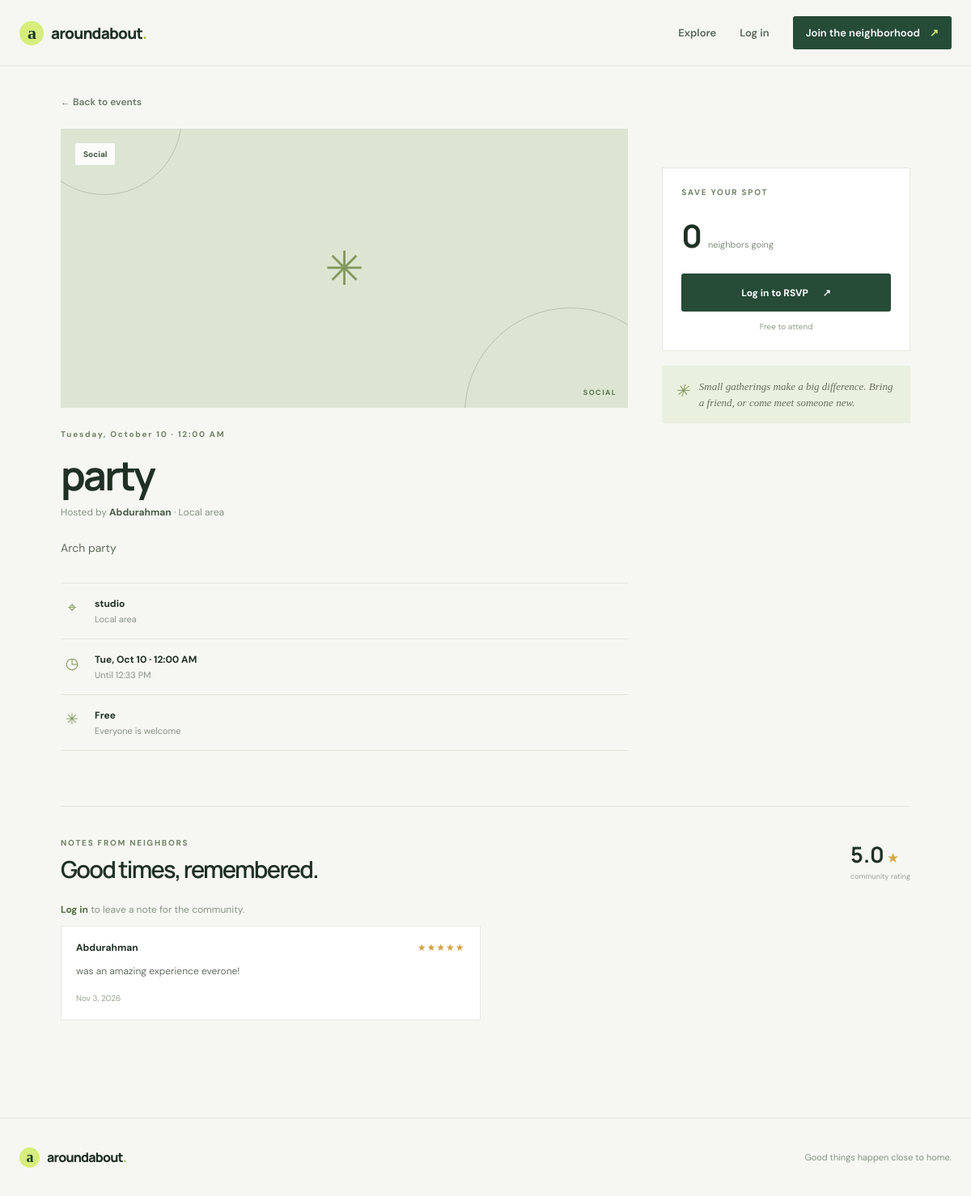
The page /events/party/ on the database its author committed.
### events/models.py (models this page shows, shortened)
class Event(models.Model):
    class Category(models.TextChoices):
        ARTS = "arts", "Arts & culture"
        FOOD = "food", "Food & drink"
        MUSIC = "music", "Music"
        OUTDOORS = "outdoors", "Outdoors"
        SOCIAL = "social", "Social"
        TECH = "tech", "Technology"
        WELLNESS = "wellness", "Wellness"
        OTHER = "other", "Other"
    class Status(models.TextChoices):
        DRAFT = "draft", "Draft"
        PUBLISHED = "published", "Published"
    organizer = models.ForeignKey(
        settings.AUTH_USER_MODEL,
        on_delete=models.CASCADE,
        related_name="organized_events",
    )
    title = models.CharField(max_length=140)
    slug = models.SlugField(max_length=160, unique=True)
    category = models.CharField(max_length=20, choices=Category.choices, default=Category.SOCIAL)
    description = models.TextField()
    venue = models.CharField(max_length=180)
    address = models.CharField(max_length=240, blank=True)
    city = models.CharField(max_length=100, default="Local area")
    starts_at = models.DateTimeField(db_index=True)
    ends_at = models.DateTimeField()
    capacity = models.PositiveIntegerField(null=True, blank=True)
    price = models.DecimalField(max_digits=8, decimal_places=2, default=0, validators=[MinValueValidator(0)])
    image = models.ImageField(upload_to="events/", blank=True)
    status = models.CharField(max_length=12, choices=Status.choices, default=Status.PUBLISHED)
    created_at = models.DateTimeField(auto_now_add=True)
    updated_at = models.DateTimeField(auto_now=True)
    class Meta:
        ordering = ["starts_at"]
        indexes = [models.Index(fields=["status", "starts_at"])]

class Review(models.Model):
    event = models.ForeignKey(Event, on_delete=models.CASCADE, related_name="reviews")
    author = models.ForeignKey(settings.AUTH_USER_MODEL, on_delete=models.CASCADE, related_name="event_reviews")
    rating = models.PositiveSmallIntegerField(validators=[MinValueValidator(1), MaxValueValidator(5)])
    body = models.TextField(max_length=1200)
    created_at = models.DateTimeField(auto_now_add=True)
    class Meta:
        constraints = [
            models.UniqueConstraint(fields=["event", "author"], name="unique_event_review_per_author"),
            models.CheckConstraint(condition=models.Q(rating__gte=1, rating__lte=5), name="review_rating_between_1_and_5"),
        ]
        ordering = ["-created_at"]

### events/views.py (the view)
# urls.py: path("events/<slug:slug>/", views.EventDetailView.as_view(), name="event_detail"),
class EventDetailView(DetailView):
    model = Event
    template_name = "events/detail.html"
    context_object_name = "event"
    slug_field = "slug"
    slug_url_kwarg = "slug"
    def get_queryset(self):
        queryset = Event.objects.select_related("organizer").prefetch_related("reviews__author", "rsvps")
        if self.request.user.is_staff:
            return queryset
        if self.request.user.is_authenticated:
            return queryset.filter(Q(status=Event.Status.PUBLISHED) | Q(organizer=self.request.user))
        return queryset.filter(status=Event.Status.PUBLISHED)
    def get_context_data(self, **kwargs):
        context = super().get_context_data(**kwargs)
        event = self.object
        context["reviews"] = event.reviews.select_related("author").all()
        context["going_count"] = event.rsvps.filter(status=RSVP.Status.CONFIRMED).count()
        context["already_going"] = self.request.user.is_authenticated and event.rsvps.filter(
            user=self.request.user, status=RSVP.Status.CONFIRMED
        ).exists()
        context["has_reviewed"] = self.request.user.is_authenticated and event.reviews.filter(
            author=self.request.user
        ).exists()
        context["average_rating"] = event.reviews.aggregate(value=Avg("rating"))["value"]
        context["can_review"] = event.ends_at <= timezone.now()
        context["spots_left"] = max(event.capacity - context["going_count"], 0) if event.capacity else None
        return context

### templates/events/detail.html (shortened to what this page needs)
{% extends "base.html" %}
{% block content %}
<section class="detail-wrap">
  <a class="back-link" href="{% url 'home' %}#discover">← Back to events</a>
  <div class="detail-layout">
    <article class="detail-main">
      <div class="detail-cover">
        {% if event.image %}<img src="{{ event.image.url }}" alt="">{% else %}<div class="event-image-placeholder detail-placeholder"><span class="placeholder-spark">✳</span><span class="placeholder-word">{{ event.get_category_display|upper }}</span></div>{% endif %}
        <span class="category-pill">{{ event.get_category_display }}</span>
      </div>
      <div class="detail-copy">
        <div class="eyebrow">{{ event.starts_at|date:"l, F j" }} <span>·</span> {{ event.starts_at|date:"g:i A" }}</div>
        <h1>{{ event.title }}</h1>
        <div class="detail-organizer">Hosted by <strong>{{ event.organizer.get_full_name|default:event.organizer.username }}</strong> · {{ event.city }}</div>
        <div class="detail-description">{{ event.description|linebreaks }}</div>
        <div class="detail-info">
          <div class="info-item"><span class="info-icon">⌖</span><div><strong>{{ event.venue }}</strong><span>{{ event.address|default:event.city }}</span></div></div>
          <div class="info-item"><span class="info-icon">◷</span><div><strong>{{ event.starts_at|date:"D, M j · g:i A" }}</strong><span>Until {{ event.ends_at|date:"g:i A" }}</span></div></div>
          <div class="info-item"><span class="info-icon">✳</span><div><strong>{% if event.price == 0 %}Free{% else %}${{ event.price }}{% endif %}</strong><span>{% if event.capacity %}{{ going_count }} of {{ event.capacity }} spots claimed{% else %}Everyone is welcome{% endif %}</span></div></div>
        </div>
      </div>
    </article>
    {% if event.status == "published" %}<aside class="detail-aside">
      <div class="rsvp-card">
        <p class="eyebrow">SAVE YOUR SPOT</p>
        <div class="rsvp-count"><strong id="going-count">{{ going_count }}</strong><span>neighbor{{ going_count|pluralize }} going</span></div>
        {% if already_going %}
          <form class="rsvp-action" method="post" action="{% url 'api_rsvp' event.slug %}" data-rsvp-form data-cancel-url="{% url 'api_rsvp' event.slug %}">
            {% csrf_token %}<button class="button button-dark button-wide" type="submit">You’re going <span aria-hidden="true">✓</span></button>
            <button type="button" class="cancel-rsvp" data-cancel-rsvp>Cancel RSVP</button>
          </form>
        {% else %}
          <a class="button button-dark button-wide" href="{% url 'login' %}?next={{ request.path }}">Log in to RSVP <span aria-hidden="true">↗</span></a>
        {% endif %}
        <p class="rsvp-note">{% if event.price == 0 %}Free to attend{% else %}${{ event.price }} per person{% endif %}{% if event.capacity %} · {{ spots_left }} spots left{% endif %}</p>
      </div>
      <div class="host-note"><span class="host-note-mark">✳</span><p>Small gatherings make a big difference. Bring a friend, or come meet someone new.</p></div>
    </aside>{% endif %}
  </div>
  {% if event.status == "published" %}<section class="reviews-section">
    <div class="section-heading"><div><p class="eyebrow">NOTES FROM NEIGHBORS</p><h2>Good times, remembered.</h2></div><div class="review-average">{% if average_rating %}<strong>{{ average_rating|floatformat:1 }}</strong> <span>★</span><small>community rating</small>{% else %}<span>Be the first to leave a note</span>{% endif %}</div></div>
    {% if user.is_authenticated and not has_reviewed and can_review %}
      <form class="review-form" method="post" action="{% url 'api_reviews' event.slug %}" data-review-form>
        {% csrf_token %}
        <label>How was it?
          <select name="rating" required><option value="">Choose a rating</option><option value="5">★★★★★ — Loved it</option><option value="4">★★★★ — Really good</option><option value="3">★★★ — Good</option><option value="2">★★ — Could be better</option><option value="1">★ — Not for me</option></select>
        </label>
        <label>Your note<textarea name="body" maxlength="1200" rows="3" placeholder="Share a helpful note with the neighborhood…" required></textarea></label>
        <button class="button button-outline" type="submit">Post your note <span aria-hidden="true">↗</span></button>
      </form>
    {% elif user.is_authenticated and not can_review %}
      <p class="muted-copy">Come back after the event to leave a note for the community.</p>
    {% elif not user.is_authenticated %}
      <p class="muted-copy"><a class="text-link" href="{% url 'login' %}?next={{ request.path }}">Log in</a> to leave a note for the community.</p>
    {% endif %}
    <div class="review-list" id="review-list">
      {% for review in reviews %}
        <article class="review-card"><div class="review-card-top"><strong>{{ review.author.get_full_name|default:review.author.username }}</strong><span class="review-stars" aria-label="{{ review.rating }} out of 5 stars">{% for _ in "12345" %}{% if forloop.counter <= review.rating %}★{% else %}☆{% endif %}{% endfor %}</span></div><p>{{ review.body|linebreaksbr }}</p><time datetime="{{ review.created_at|date:'c' }}">{{ review.created_at|date:"M j, Y" }}</time></article>
      {% empty %}<p class="muted-copy" id="no-reviews">No notes yet. After the event, come back and tell everyone how it went.</p>
      {% endfor %}
    </div>
    <p class="search-status" id="interaction-status" role="status"></p>
  </section>{% endif %}
</section>
{% endblock %}

### rows shown on the page
Event: category "SOCIAL", category "Social", starts_at "Tuesday, October 10", starts_at "12:00 AM", title "party", organizer.get_full_name "Abdurahman", city "Local area", description "Arch party", venue "studio", address "Local area", starts_at "Tue, Oct 10 · 12:00 AM", ends_at "12:33 PM"
Review: author.get_full_name "Abdurahman", rating 5 (drawn), body "was an amazing experience everone!", created_at "Nov 3, 2026"

### other values the page prints
{{ going_count }} "0"
{{ average_rating|floatformat:1 }} "5.0"
